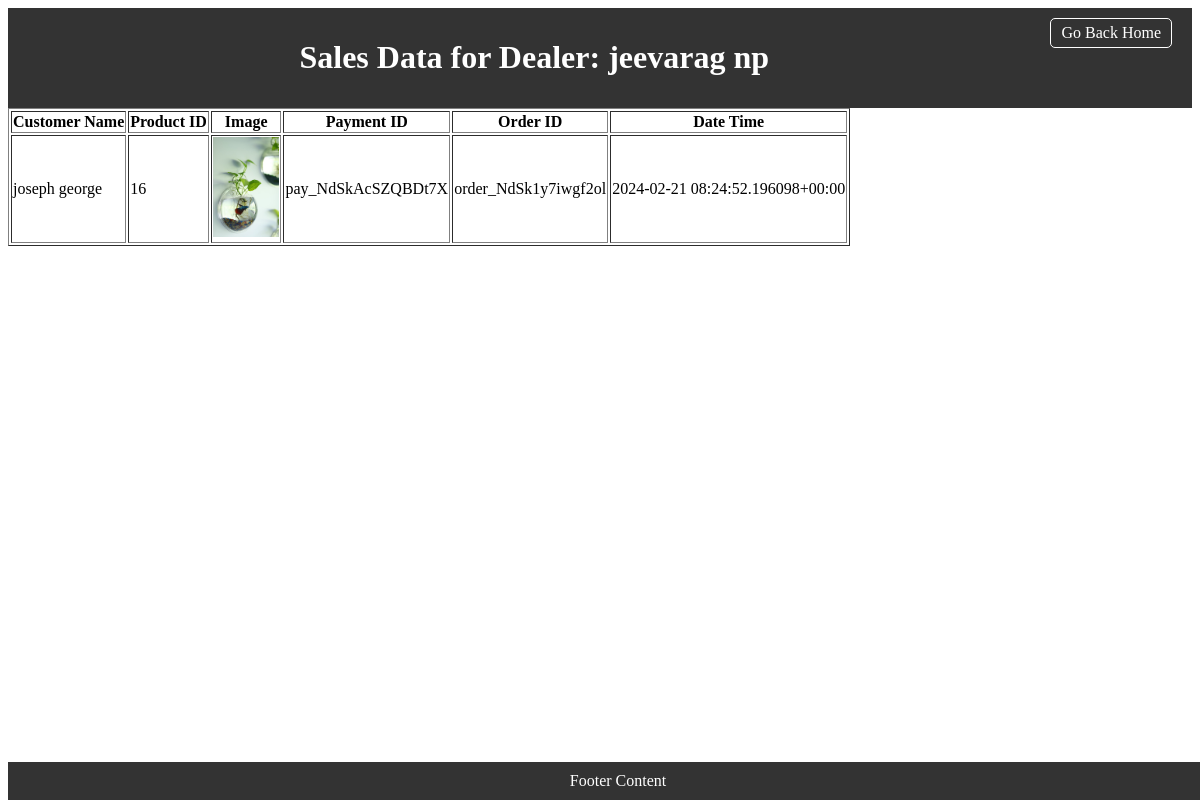
The app's page /dealer_sales/ (signed in) with its own data.
### aapmapp/models.py (models this page shows, shortened)
class dealer(AbstractUser):
    email = models.EmailField(unique=True)
    fullname = models.TextField(max_length=100, default="")
    role = models.TextField(max_length=100, default="")

class Userpayment_aquarium(models.Model):
    user      =     models.ForeignKey(dealer, on_delete=models.CASCADE,null=True,blank=True)
    cart = models.IntegerField(blank=True, null=True)
    amount = models.IntegerField(default=0)
    datetime = models.TextField(default="empty")
    order_id_data = models.TextField(default="empty")
    payment_id_data = models.TextField(default="empty")
    item = models.ForeignKey(Aquarium,on_delete=models.CASCADE, null=False)

class Aquarium(models.Model):
    dealer = models.ForeignKey(dealer, on_delete=models.CASCADE)  # Add this line to create the foreign key relationship
    name = models.CharField(max_length=100)
    price = models.DecimalField(max_digits=10, decimal_places=2)
    quantity = models.PositiveIntegerField()
    location = models.CharField(max_length=100)
    description = models.TextField(max_length=30, null=True)
    image = models.ImageField(upload_to='aquarium_images/')

### aapmapp/views.py (the view)
# urls.py: path('dealer_sales/', views.dealer_sales, name='dealer_sales'),
@login_required
def dealer_sales(request):
    dealer_obj = request.user
    payments_pet = Userpayment.objects.filter(item__dealer=dealer_obj)
    payments_aquarium = Userpayment_aquarium.objects.filter(item__dealer=dealer_obj)
    context = {
        'dealer': dealer_obj,
        'payments': list(payments_pet) + list(payments_aquarium)
    }
    return render(request, 'dealer_sales.html', context)

### aapmapp/templates/dealer_sales.html (shortened to what this page needs)
<!DOCTYPE html>
<html lang="en">
<head>
</head>
<body>
    <header>
        <a href="{% url 'dealer_account' %}" class="go-back-home">Go Back Home</a>
        <h1>Sales Data for Dealer: {{ dealer.fullname }}</h1>
    </header>
    <main>
        <table border="1">
            <thead>
                <tr>
                    <th>Customer Name</th>
                    <th>Product ID</th>
                    <th>Image</th>
                    <th>Payment ID</th>
                    <th>Order ID</th>
                    <th>Date Time</th>
                </tr>
            </thead>
            <tbody>
                {% for payment in payments %}
                <tr>
                    <td>{{ payment.user.fullname }}</td>
                    <td>{{ payment.item.id }}</td>
                    <td><img src="{{ payment.item.image.url }}" alt="{{ payment.item.name }}" height="100"></td>
                    <td>{{ payment.payment_id_data }}</td>
                    <td>{{ payment.order_id_data }}</td>
                    <td>{{ payment.datetime }}</td>
                </tr>
                {% endfor %}
            </tbody>
        </table>
    </main>
    <footer>
        Footer Content
    </footer>
</body>
</html>

### aapmapp/templates/dealer_sales.html (style rules this page uses)
header { background-color: #333; color: #fff; padding: 10px; text-align: center; }
.go-back-home { float: right; margin-right: 10px; color: #fff; text-decoration: none; padding: 5px 10px; border: 1px solid #fff; border-radius: 5px; }
footer { background-color: #333; color: #fff; padding: 10px; text-align: center; position: fixed; bottom: 0; width: 100%; }

### records on screen
dealer: fullname "jeevarag np"
Userpayment_aquarium: user.fullname "joseph george", item.id "16", item.image (picture), payment_id_data "pay_NdSkAcSZQBDt7X", order_id_data "order_NdSk1y7iwgf2ol", datetime "2024-02-21 08:24:52.196098+00:00"
